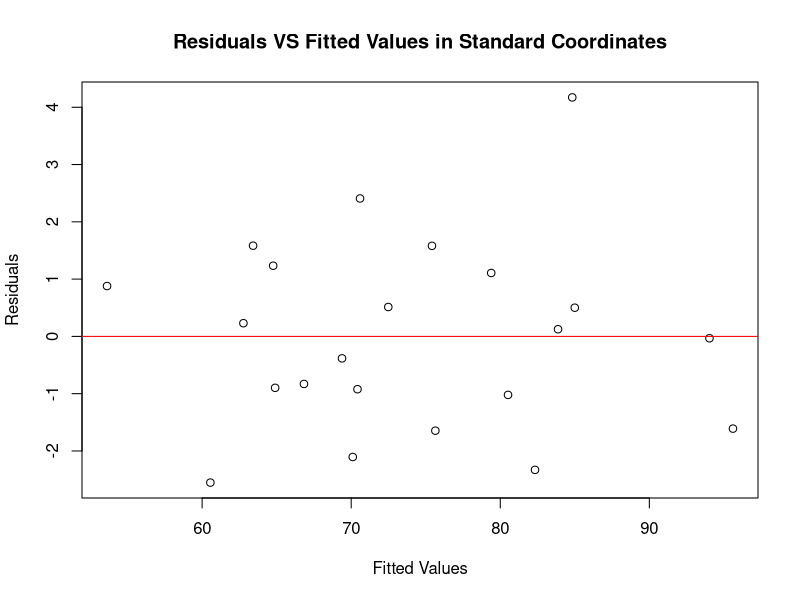
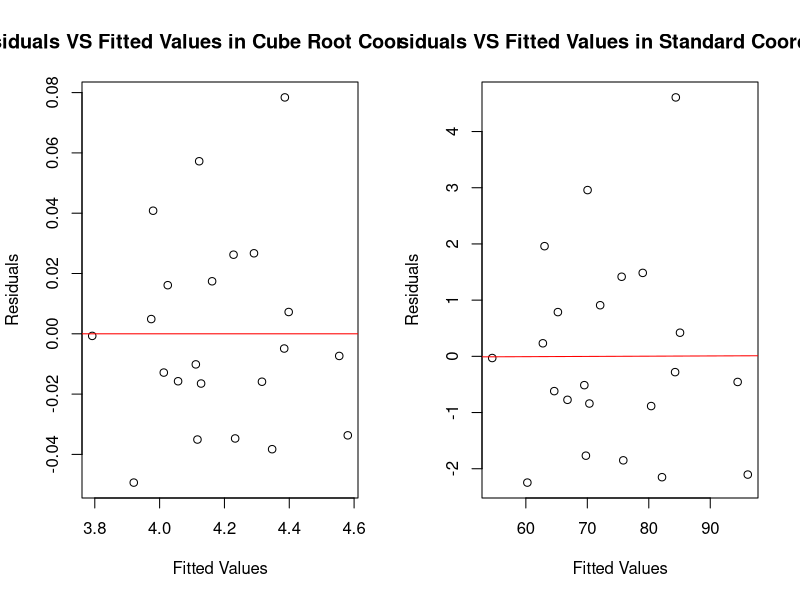

Generate these figures, in order, with R:
graphics.off()
setwd("~/Projects/classes/aml/homework_four")
dat <- read.table("physical.txt", header = TRUE, sep = "\t")

lm_reg <- glm(dat)
plot(lm_reg$fitted.values ,lm_reg$residuals, xlab = "Fitted Values", ylab = "Residuals", main = "Residuals VS Fitted Values in Standard Coordinates")
abline(glm(lm_reg$residuals~lm_reg$fitted.values), col=c("red"))
dev.copy(png,"710_A.png",width=10,height=6,units="in",res=150)
dev.off()
graphics.off()

par(mfrow=c(1,2))
dat$Mass <- dat$Mass^(1/3)
lm_reg <- glm(dat)
plot(lm_reg$fitted.values ,lm_reg$residuals, xlab = "Fitted Values", ylab = "Residuals", main = "Residuals VS Fitted Values in Cube Root Coordinates")
abline(glm(lm_reg$residuals~lm_reg$fitted.values), col=c("red"))
# Build new predictor for regular coordinate plotting
p_d <- lm_reg$coefficients[['(Intercept)']] + 
        ((lm_reg$coefficients[['Fore']] * dat$Fore) +
         (lm_reg$coefficients[['Bicep']] * dat$Bicep) +
         (lm_reg$coefficients[['Chest']] * dat$Chest) +
         (lm_reg$coefficients[['Neck']] * dat$Neck) +
         (lm_reg$coefficients[['Shoulder']] * dat$Shoulder) +
         (lm_reg$coefficients[['Waist']] * dat$Waist) +
         (lm_reg$coefficients[['Height']] * dat$Height) +
         (lm_reg$coefficients[['Calf']] * dat$Calf) +
         (lm_reg$coefficients[['Thigh']] * dat$Thigh) +
         (lm_reg$coefficients[['Head']] * dat$Head))
dat$Mass <- dat$Mass^3

plot((lm_reg$fitted.values)^3 ,dat$Mass - p_d^3, xlab = "Fitted Values", ylab = "Residuals", main = "Residuals VS Fitted Values in Standard Coordinates")
abline(glm(lm_reg$residuals~(dat$Mass - p_d)), col=c("red"))
dev.copy(png,"710_B.png",width=12,height=6,units="in",res=150)
dev.off()
